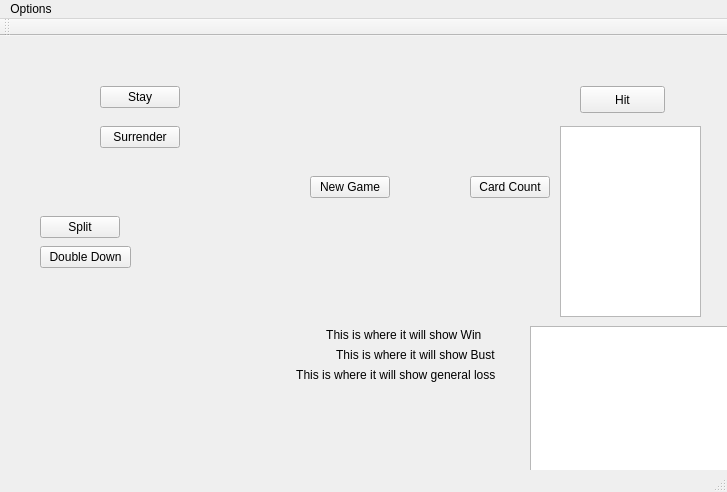
<?xml version="1.0" encoding="UTF-8"?>
<ui version="4.0">
 <class>MainWindow</class>
 <widget class="QMainWindow" name="MainWindow">
  <property name="geometry">
   <rect>
    <x>0</x>
    <y>0</y>
    <width>727</width>
    <height>492</height>
   </rect>
  </property>
  <property name="windowTitle">
   <string>MainWindow</string>
  </property>
  <widget class="QWidget" name="centralWidget">
   <widget class="QPushButton" name="Hit_Button">
    <property name="geometry">
     <rect>
      <x>580</x>
      <y>50</y>
      <width>85</width>
      <height>27</height>
     </rect>
    </property>
    <property name="text">
     <string>Hit</string>
    </property>
   </widget>
   <widget class="QLabel" name="Table">
    <property name="enabled">
     <bool>true</bool>
    </property>
    <property name="geometry">
     <rect>
      <x>-10</x>
      <y>-30</y>
      <width>731</width>
      <height>481</height>
     </rect>
    </property>
    <property name="text">
     <string/>
    </property>
    <property name="pixmap">
     <pixmap>Table_Foreground.png</pixmap>
    </property>
    <property name="scaledContents">
     <bool>true</bool>
    </property>
   </widget>
   <widget class="QPushButton" name="Stay_Button">
    <property name="geometry">
     <rect>
      <x>100</x>
      <y>50</y>
      <width>80</width>
      <height>22</height>
     </rect>
    </property>
    <property name="text">
     <string>Stay</string>
    </property>
   </widget>
   <widget class="QPushButton" name="Split_Button">
    <property name="geometry">
     <rect>
      <x>40</x>
      <y>180</y>
      <width>80</width>
      <height>22</height>
     </rect>
    </property>
    <property name="text">
     <string>Split</string>
    </property>
   </widget>
   <widget class="QTextBrowser" name="textBrowser">
    <property name="geometry">
     <rect>
      <x>530</x>
      <y>290</y>
      <width>201</width>
      <height>171</height>
     </rect>
    </property>
   </widget>
   <widget class="QPushButton" name="New_Game">
    <property name="geometry">
     <rect>
      <x>310</x>
      <y>140</y>
      <width>80</width>
      <height>22</height>
     </rect>
    </property>
    <property name="text">
     <string>New Game</string>
    </property>
   </widget>
   <widget class="QPushButton" name="Double_Down">
    <property name="geometry">
     <rect>
      <x>40</x>
      <y>210</y>
      <width>91</width>
      <height>22</height>
     </rect>
    </property>
    <property name="text">
     <string>Double Down</string>
    </property>
   </widget>
   <widget class="QPushButton" name="Surrender">
    <property name="geometry">
     <rect>
      <x>100</x>
      <y>90</y>
      <width>80</width>
      <height>22</height>
     </rect>
    </property>
    <property name="text">
     <string>Surrender</string>
    </property>
   </widget>
   <widget class="QTextBrowser" name="textBrowser_2">
    <property name="geometry">
     <rect>
      <x>560</x>
      <y>90</y>
      <width>141</width>
      <height>191</height>
     </rect>
    </property>
   </widget>
   <widget class="QPushButton" name="pushButton">
    <property name="geometry">
     <rect>
      <x>470</x>
      <y>140</y>
      <width>80</width>
      <height>22</height>
     </rect>
    </property>
    <property name="text">
     <string>Card Count</string>
    </property>
   </widget>
   <widget class="QLabel" name="labelBust">
    <property name="geometry">
     <rect>
      <x>130</x>
      <y>210</y>
      <width>520</width>
      <height>218</height>
     </rect>
    </property>
    <property name="text">
     <string>                                                              This is where it will show Bust</string>
    </property>
   </widget>
   <widget class="QLabel" name="labelWin">
    <property name="geometry">
     <rect>
      <x>150</x>
      <y>190</y>
      <width>520</width>
      <height>218</height>
     </rect>
    </property>
    <property name="text">
     <string>                                                     This is where it will show Win</string>
    </property>
   </widget>
   <widget class="QLabel" name="labelLoss">
    <property name="geometry">
     <rect>
      <x>120</x>
      <y>230</y>
      <width>520</width>
      <height>218</height>
     </rect>
    </property>
    <property name="text">
     <string>                                                     This is where it will show general loss</string>
    </property>
   </widget>
   <zorder>Table</zorder>
   <zorder>Hit_Button</zorder>
   <zorder>Stay_Button</zorder>
   <zorder>Split_Button</zorder>
   <zorder>textBrowser</zorder>
   <zorder>New_Game</zorder>
   <zorder>Double_Down</zorder>
   <zorder>Surrender</zorder>
   <zorder>textBrowser_2</zorder>
   <zorder>pushButton</zorder>
   <zorder>labelBust</zorder>
   <zorder>labelWin</zorder>
   <zorder>labelLoss</zorder>
  </widget>
  <widget class="QMenuBar" name="menuBar">
   <property name="geometry">
    <rect>
     <x>0</x>
     <y>0</y>
     <width>727</width>
     <height>21</height>
    </rect>
   </property>
   <widget class="QMenu" name="menuBlackJack">
    <property name="title">
     <string>Options</string>
    </property>
    <widget class="QMenu" name="menuChange_Game">
     <property name="title">
      <string>Change_Game</string>
     </property>
     <addaction name="actionNormal_Game"/>
    </widget>
    <addaction name="actionNew_Game"/>
    <addaction name="actionOptions"/>
    <addaction name="menuChange_Game"/>
   </widget>
   <addaction name="menuBlackJack"/>
  </widget>
  <widget class="QToolBar" name="mainToolBar">
   <attribute name="toolBarArea">
    <enum>TopToolBarArea</enum>
   </attribute>
   <attribute name="toolBarBreak">
    <bool>false</bool>
   </attribute>
  </widget>
  <widget class="QStatusBar" name="statusBar"/>
  <action name="actionNew_Game">
   <property name="text">
    <string>New Game</string>
   </property>
  </action>
  <action name="actionOptions">
   <property name="text">
    <string>Options</string>
   </property>
  </action>
  <action name="actionNormal_Game">
   <property name="text">
    <string>Normal Game Rules</string>
   </property>
  </action>
  <action name="actionMirage_Casino_Rules">
   <property name="text">
    <string>Mirage Casino Rules</string>
   </property>
  </action>
 </widget>
 <layoutdefault spacing="6" margin="11"/>
 <resources/>
 <connections/>
</ui>
